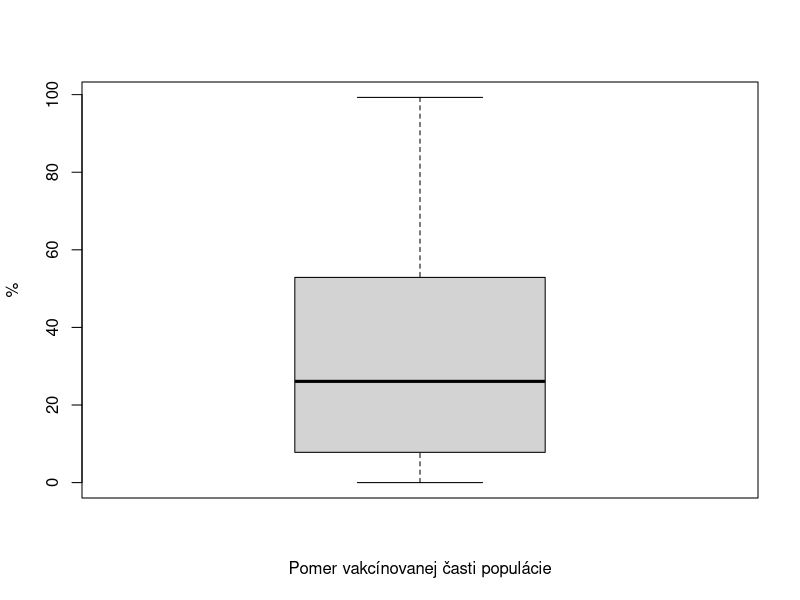
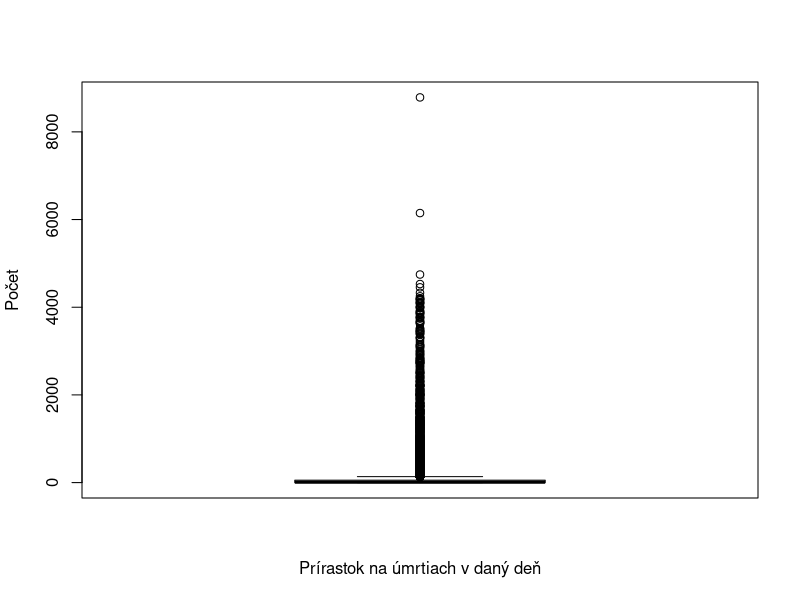
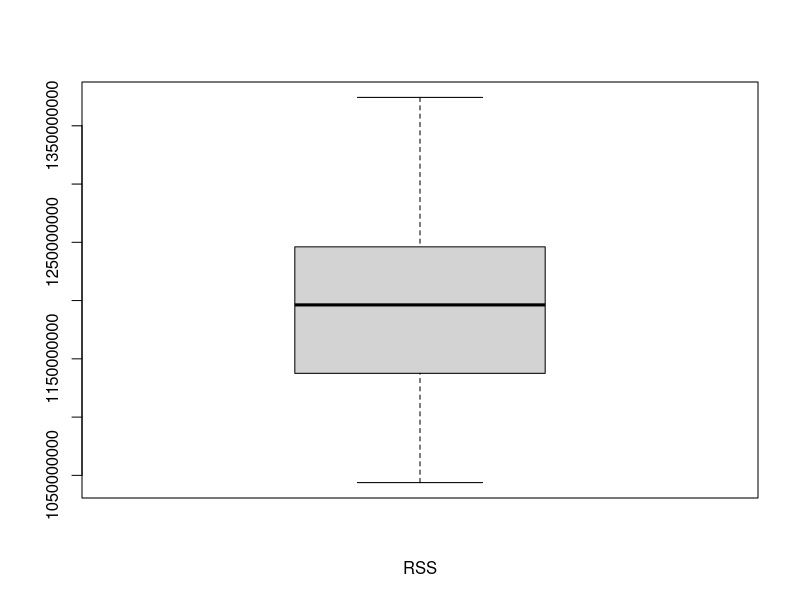
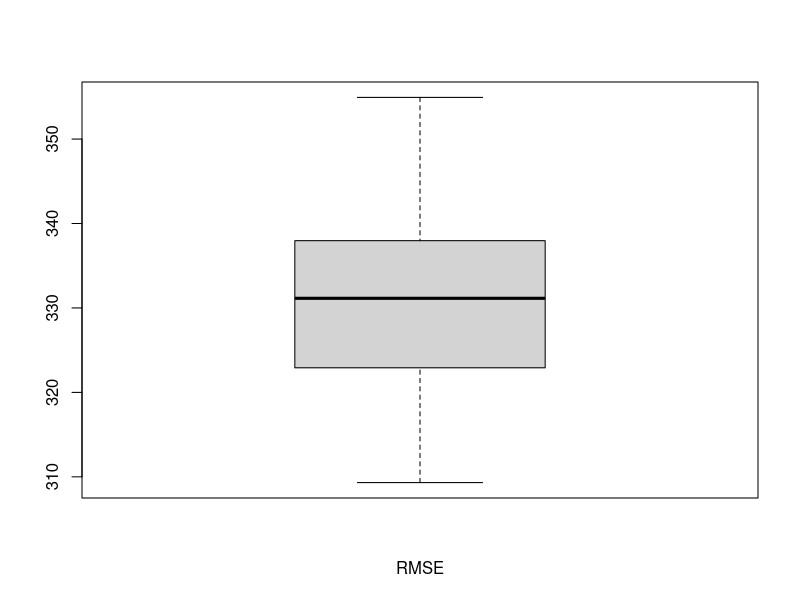

Reproduce these figures in R, in order.
library(dplyr)
library(purrr)
library(gmodels)
# nastavenie cisiel aby zobrazovalo cele a nie exponenty
options("scipen" = 10)
data <- read.csv("covid_vaccination_vs_death_ratio.csv", sep=",")

# opis datasetu
str(data)
summary(data)

#pocet krajin
krajiny <- data$country
uni_krajiny <- unique(krajiny)
length(uni_krajiny)


# kontrola ci obsahuje nejake prazdne hodnoty
sapply(data, function(x) sum(is.na(x)))

# zbavime sa hodnot kde je pomer zaockovania nad 100%
data <- data[!(data$New_deaths < 0 | data$ratio > 100),]

# identifikacia outlierov
boxplot(data$ratio,
        ylab = "%", xlab="Pomer vakcínovanej časti populácie"
)

boxplot(data$New_deaths,
        ylab = "Počet", xlab="Prírastok na úmrtiach v daný deň"
)

#vytvorime si linearny model s predikatom ratio
model <- lm(New_deaths ~ ratio, data = data)

#pozrieme sa na vlastnosti modelu
summary(model)

#rozdelme si data podla krajin
by_country <- split(data, data$country)

#vytvorme si linearny model pre kazdu krajinu
models <- lapply(by_country, function(data) lm(New_deaths ~ ratio, data = data))
vapply(models, function(x) coef(x)[[2]], double(1))

###overme si presnost nasho modelu cross validaciou###

#vytvorme si najprv 100 subsetov ktore budu pozostavat z 50% zdrojovych dat
cross_data <- map(1:100, ~ data[sort(sample(1:dim(data)[1], size = 0.5*dim(data)[1])),])


#fitnime linearny model na kazdu vzorku teda na kazdy subset
cross_models <- map(cross_data, ~ lm(.x$New_deaths ~ .x$ratio))


####vyseparujme si beta koeficient a residualy pre kazdy model####
listfunkcii <- list(coefficients = coef, residuals = residuals)
f <- function(x) {sapply(listfunkcii, function(g) g(x))}
extractedData <- map(cross_models, ~ f(.x))

#vypocet standardnej odchylky intercept a slop values
sd(map_dbl(cross_models, ~ coef(.x)[1]))
sd(map_dbl(cross_models, ~ coef(.x)[2]))

#vypocet standardnej chybovosti RSS a RMSE pre kazdy model
rss <- map_dbl(cross_models, ~ sum(resid(.x)^2))
rse <- map_dbl(rss, ~ sqrt(.x/(0.5*dim(data)[1]-2)))
boxplot(rss, xlab = "RSS")
boxplot(rse, xlab = "RMSE")
